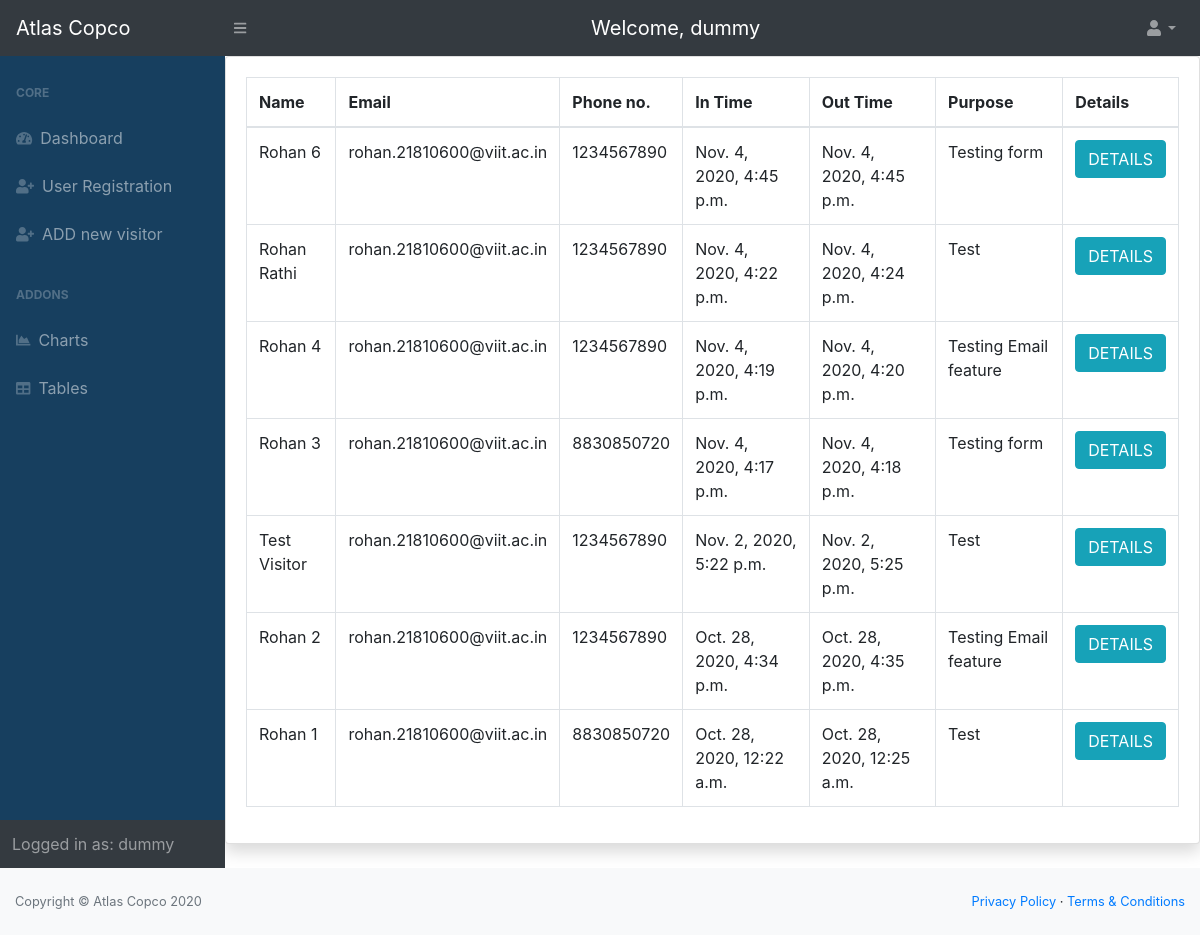
Page /allvisitors/ (signed in) on the committed database.
### entry/models.py (models this page shows, shortened)
class Visitor(models.Model):
	name = models.CharField(verbose_name='Name', max_length=200, validators=[
		MinLengthValidator(2, 'Minimum 2 Characters are required')])  # name of the visitor
	purpose = models.CharField(verbose_name='Purpose', max_length=200, validators=[
		MinLengthValidator(4, 'Minimum 4 characters are required')])  # purpose of visit
	mobile = models.IntegerField(verbose_name='Mobile number')  # mobile no. of the visitor
	email = models.EmailField(verbose_name='Email', validators=[EmailValidator()])  # email address of the visitor
	no_of_people = models.IntegerField(verbose_name='No of people')  # no. of visitors
	photo_id_number = models.CharField(verbose_name='Photo Id Number', max_length=20, null=True, blank=True)
	photo_id = models.ImageField(verbose_name='Photo Id', upload_to='media/photo_id', null=True, blank=True)
	in_time = models.DateTimeField(verbose_name='Visit In time', null=True, blank=True)  # in time of the visitor, added automatically
	out_time = models.DateTimeField(verbose_name='Visit Out Time', null=True, blank=True)  # out time of the visitor added automatically
	token = models.CharField(verbose_name='Token', max_length=200, null=True, blank=True)  # token(autogenerated)
	qrcode = models.ImageField(verbose_name='QR Code', upload_to='media/qrcodes', null=True, blank=True)  # qr code generated from the token
	user = models.ForeignKey(Employee, verbose_name='Employee to visit', on_delete=models.PROTECT)  # link to the User table, to store which user allowed the entry
	photo = models.ImageField(verbose_name='Photo of the Visitor', upload_to='media/photo', null=True, blank=True)
	visit_token = models.CharField(max_length=200, verbose_name="Token assigned to the Visitor", null=True, blank=True)

### home/views.py (the view)
# urls.py: path('allvisitors/', views.AllVisitedListView.as_view(), name='all-visitors'),
class AllVisitedListView(LoginRequiredMixin, ListView):
	def get(self, request):
		visitor_list = Visitor.objects.filter(out_time__isnull = False).order_by('-in_time')
		context = {'visitor_list': visitor_list}
		return render(request, 'home/all_visitors.html', context)

### home/templates/home/all_visitors.html (shortened to what this page needs)
{% extends 'home/base.html' %}
{% load tz %}
{% block content %}
			<div class="card shadow mb-4">
				<div class="card-body">
					<div class="table-responsive">
						<table class="table table-bordered" id="dataTable" width="100%" cellspacing="0">
							<thead>
								<tr>
									<th> Name </th>
									<th> Email </th>
									<th> Phone no. </th>
									<th> In Time </th>
									<th> Out Time </th>
									<th> Purpose </th>
									<th> Details </th>
								</tr>
							</thead>
							<tbody>
								{% for visitor in visitor_list %}
								<tr>
									<td>{{ visitor.name }}</td>
									<td>{{ visitor.email }}</td>
									<td>{{ visitor.mobile }}</td>
									{% timezone "Asia/Kolkata" %}
										<td>{{ visitor.in_time }}</td>
										<td>{{ visitor.out_time }}</td>
									{% endtimezone %}
									<td>{{ visitor.purpose}}</td>
									<td>
											<button type="submit" name="delete_btn" class="btn btn-info" onclick="window.location.href='{% url 'visitor-detail' visitor.id %}'"> DETAILS </button>
									</td>
								</tr>
								{% endfor %}
							</tbody>
						</table>
					</div>
				</div>
			</div>
		</div>
	<div class="footer">
		<footer class="py-4 bg-light mt-auto">
			<div class="container-fluid">
				<div class="d-flex align-items-center justify-content-between small">
					<div class="text-muted">Copyright &copy; Atlas Copco 2020</div>
					<div>
						<a href="#">Privacy Policy</a> &middot;
						<a href="#">Terms &amp; Conditions</a>
					</div>
				</div>
			</div>
		</footer>
	</div>
{% endblock content %}

### home/templates/home/base.html (shortened to what this page needs)
{% load static %} {% load crispy_forms_tags %}
<!DOCTYPE html>
<html lang=en>
<head>
	<link rel="stylesheet" href="https://stackpath.bootstrapcdn.com/bootstrap/4.5.2/css/bootstrap.min.css">
	<link rel="stylesheet" type="text/css" href="{% static 'home/style.css' %}">
</head>
<body>
	<nav class="sb-topnav navbar navbar-expand navbar-dark bg-dark sticky-top">
		<a class="navbar-brand" href="{% url 'home' %}">Atlas Copco</a> {% if request.user.employee.admin %}<button class="btn btn-link btn-sm order-1 order-lg-0" id="sidebarToggle"><i class="fas fa-bars"></i></button> {% endif %}
		<span class="d-none d-md-inline-block form-inline ml-auto mr-0 mr-md-3 my-2 my-md-0 navbar-brand"> Welcome, {{ request.user.first_name }}</span>
		<ul class="navbar-nav ml-auto ">
			<li class="nav-item dropdown">
				<a class="nav-link dropdown-toggle" id="userDropdown" href="#" role="button" data-toggle="dropdown" aria-haspopup="true" aria-expanded="false">{% if request.user.employee.pic %}<img src="{{ request.user.employee.pic.url }}" style="width: 40px; height: 40px; border-radius: 100%;">{% else %}<img class="fas fa-user fa-fw"></img>{% endif %}</a>
			</li>
		</ul>
	</nav>
    <div id="layoutSidenav">
        {% if request.user.employee.admin %}
        <div id="layoutSidenav_nav">
            <nav class="sb-sidenav accordion sb-sidenav-dark" id="sidenavAccordion" style="background-color: #173F5F;">
                <div class="sb-sidenav-menu">
                    <div class="nav">
                        <div class="sb-sidenav-menu-heading">Core</div>
                        <a class="nav-link" href="{% url 'home' %}">
                            <div class="sb-nav-link-icon"><i class="fas fa-tachometer-alt"></i></div>
                            Dashboard <br> {% if request.user.employee.admin %}
                            <a class="nav-link" href="{% url 'user-signup' %}">
                                <div class="sb-nav-link-icon"><i class="fas fa-user-plus"></i></div>
                                User Registration
                            </a>
                            {% endif %}
                            <a class="nav-link" href="{% url 'entry:new-visitor' %}">
                                <div class="sb-nav-link-icon"><i class="fa fa-user-plus fa-fw"></i></div>
                                ADD new visitor
                            </a>
                            {% if request.user.employee.admin %}
                            <div class="sb-sidenav-menu-heading">Addons</div>
                            <a class="nav-link" href="{% url 'charts:show-charts'%}">
                                <div class="sb-nav-link-icon"><i class="fas fa-chart-area"></i></div>
                                Charts
                            </a>
                            <a class="nav-link" href="{% url 'tables' %}">
                                <div class="sb-nav-link-icon"><i class="fas fa-table"></i></div>
                                Tables
                            </a>
                            {% endif %}
                    </div>
                </div>
                <div class="sb-sidenav-footer">
                    <div class="large">Logged in as: {{ request.user.first_name }}</div>
                </div>
            </nav>
        </div>
        {% endif %}
{% block content %} {% endblock content %}
</body>
</html>

### home/static/home/style.css (style rules this page uses)
#layoutSidenav { display: flex; }
#layoutSidenav #layoutSidenav_nav { flex-basis: 225px; flex-shrink: 0; transition: transform 0.15s ease-in-out; z-index: 1038; transform: translateX(-225px); }
@media (min-width: 992px) { #layoutSidenav #layoutSidenav_nav { transform: translateX(0); } }
.nav .nav-link .sb-nav-link-icon, .sb-sidenav-menu .nav-link .sb-nav-link-icon { margin-right: 0.5rem; }
.sb-topnav { padding-left: 0; height: 56px; z-index: 1039; }
.sb-topnav .navbar-brand { width: 225px; padding-left: 1rem; padding-right: 1rem; margin: 0; }
.sb-topnav.navbar-dark #sidebarToggle { color: rgba(255, 255, 255, 0.5); }
.sb-sidenav { display: flex; flex-direction: column; height: 100%; flex-wrap: nowrap; }
.sb-sidenav .sb-sidenav-menu { flex-grow: 1; }
.sb-sidenav .sb-sidenav-menu .nav { flex-direction: column; flex-wrap: nowrap; }
.sb-sidenav .sb-sidenav-menu .nav .sb-sidenav-menu-heading { padding: 1.75rem 1rem 0.75rem; font-size: 0.75rem; font-weight: bold; text-transform: uppercase; }
.sb-sidenav .sb-sidenav-menu .nav .nav-link { display: flex; align-items: center; padding-top: 0.75rem; padding-bottom: 0.75rem; position: relative; }
.sb-sidenav .sb-sidenav-menu .nav .nav-link .sb-nav-link-icon { font-size: 0.9rem; }
.sb-sidenav .sb-sidenav-footer { padding: 0.75rem; flex-shrink: 0; }
.sb-sidenav-dark { background-color: #212529; color: rgba(255, 255, 255, 0.5); }
.sb-sidenav-dark .sb-sidenav-menu .sb-sidenav-menu-heading { color: rgba(255, 255, 255, 0.25); }
.sb-sidenav-dark .sb-sidenav-menu .nav-link { color: rgba(255, 255, 255, 0.5); }
.sb-sidenav-dark .sb-sidenav-menu .nav-link .sb-nav-link-icon { color: rgba(255, 255, 255, 0.25); }
.sb-sidenav-dark .sb-sidenav-footer { background-color: #343a40; }

### rows in the picture
Visitor: name "Rohan 6", email "rohan.21810600@viit.ac.in", mobile "1234567890", in_time "Nov. 4, 2020, 4:45 p.m.", out_time "Nov. 4, 2020, 4:45 p.m.", purpose "Testing form"
Visitor: name "Rohan Rathi", email "rohan.21810600@viit.ac.in", mobile "1234567890", in_time "Nov. 4, 2020, 4:22 p.m.", out_time "Nov. 4, 2020, 4:24 p.m.", purpose "Test"
Visitor: name "Rohan 4", email "rohan.21810600@viit.ac.in", mobile "1234567890", in_time "Nov. 4, 2020, 4:19 p.m.", out_time "Nov. 4, 2020, 4:20 p.m.", purpose "Testing Email feature"
Visitor: name "Rohan 3", email "rohan.21810600@viit.ac.in", mobile "8830850720", in_time "Nov. 4, 2020, 4:17 p.m.", out_time "Nov. 4, 2020, 4:18 p.m.", purpose "Testing form"
Visitor: name "Test Visitor", email "rohan.21810600@viit.ac.in", mobile "1234567890", in_time "Nov. 2, 2020, 5:22 p.m.", out_time "Nov. 2, 2020, 5:25 p.m.", purpose "Test"
Visitor: name "Rohan 2", email "rohan.21810600@viit.ac.in", mobile "1234567890", in_time "Oct. 28, 2020, 4:34 p.m.", out_time "Oct. 28, 2020, 4:35 p.m.", purpose "Testing Email feature"
Visitor: name "Rohan 1", email "rohan.21810600@viit.ac.in", mobile "8830850720", in_time "Oct. 28, 2020, 12:22 a.m.", out_time "Oct. 28, 2020, 12:25 a.m.", purpose "Test"

### other values in the picture
{{ request.user.first_name }} "dummy"
